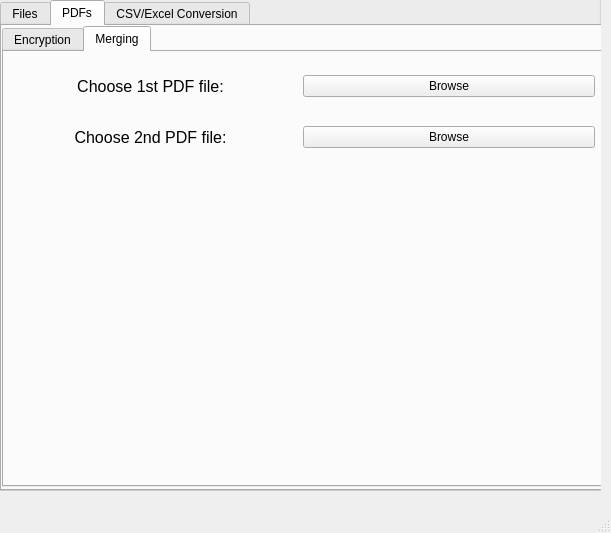
<?xml version="1.0" encoding="UTF-8"?>
<ui version="4.0">
 <class>MainWindow</class>
 <widget class="QMainWindow" name="MainWindow">
  <property name="geometry">
   <rect>
    <x>0</x>
    <y>0</y>
    <width>611</width>
    <height>533</height>
   </rect>
  </property>
  <property name="windowTitle">
   <string>Office Helper</string>
  </property>
  <property name="windowIcon">
   <iconset>
    <normaloff>icon.png</normaloff>icon.png</iconset>
  </property>
  <widget class="QWidget" name="centralwidget">
   <widget class="QGroupBox" name="groupBox">
    <property name="geometry">
     <rect>
      <x>-50</x>
      <y>-70</y>
      <width>651</width>
      <height>561</height>
     </rect>
    </property>
    <property name="font">
     <font>
      <family>Yu Gothic UI</family>
     </font>
    </property>
    <property name="title">
     <string>GroupBox</string>
    </property>
    <widget class="QTabWidget" name="tabWidget">
     <property name="geometry">
      <rect>
       <x>50</x>
       <y>70</y>
       <width>611</width>
       <height>491</height>
      </rect>
     </property>
     <property name="currentIndex">
      <number>1</number>
     </property>
     <widget class="QWidget" name="tab">
      <attribute name="title">
       <string>Files</string>
      </attribute>
      <widget class="QTabWidget" name="tabWidget_2">
       <property name="geometry">
        <rect>
         <x>0</x>
         <y>0</y>
         <width>891</width>
         <height>461</height>
        </rect>
       </property>
       <property name="sizePolicy">
        <sizepolicy hsizetype="Preferred" vsizetype="Preferred">
         <horstretch>0</horstretch>
         <verstretch>0</verstretch>
        </sizepolicy>
       </property>
       <property name="font">
        <font>
         <family>Yu Gothic UI</family>
         <kerning>true</kerning>
        </font>
       </property>
       <property name="cursor">
        <cursorShape>ArrowCursor</cursorShape>
       </property>
       <property name="currentIndex">
        <number>1</number>
       </property>
       <widget class="QWidget" name="tab_4">
        <property name="autoFillBackground">
         <bool>false</bool>
        </property>
        <attribute name="title">
         <string>Regex Search</string>
        </attribute>
        <widget class="QWidget" name="gridLayoutWidget">
         <property name="geometry">
          <rect>
           <x>10</x>
           <y>10</y>
           <width>576</width>
           <height>141</height>
          </rect>
         </property>
         <layout class="QGridLayout" name="gridLayout">
          <property name="sizeConstraint">
           <enum>QLayout::SetNoConstraint</enum>
          </property>
          <item row="0" column="1" colspan="2">
           <widget class="QTextEdit" name="regexInput">
            <property name="sizePolicy">
             <sizepolicy hsizetype="Expanding" vsizetype="Expanding">
              <horstretch>0</horstretch>
              <verstretch>0</verstretch>
             </sizepolicy>
            </property>
            <property name="font">
             <font>
              <family>Yu Gothic UI</family>
              <pointsize>10</pointsize>
              <weight>50</weight>
              <bold>false</bold>
              <kerning>true</kerning>
             </font>
            </property>
            <property name="cursor" stdset="0">
             <cursorShape>ArrowCursor</cursorShape>
            </property>
           </widget>
          </item>
          <item row="2" column="2">
           <widget class="QPushButton" name="directoryButton">
            <property name="text">
             <string>Directory</string>
            </property>
           </widget>
          </item>
          <item row="4" column="0">
           <widget class="QLabel" name="label_3">
            <property name="font">
             <font>
              <family>Yu Gothic UI</family>
              <pointsize>12</pointsize>
              <kerning>true</kerning>
             </font>
            </property>
            <property name="text">
             <string>Choose the file types to search:</string>
            </property>
            <property name="alignment">
             <set>Qt::AlignCenter</set>
            </property>
           </widget>
          </item>
          <item row="0" column="0">
           <widget class="QLabel" name="label">
            <property name="font">
             <font>
              <family>Yu Gothic UI</family>
              <pointsize>12</pointsize>
              <kerning>true</kerning>
             </font>
            </property>
            <property name="text">
             <string>Type a regex you want to search for:</string>
            </property>
            <property name="alignment">
             <set>Qt::AlignCenter</set>
            </property>
           </widget>
          </item>
          <item row="2" column="0">
           <widget class="QLabel" name="label_2">
            <property name="font">
             <font>
              <family>Yu Gothic UI</family>
              <pointsize>12</pointsize>
              <kerning>true</kerning>
             </font>
            </property>
            <property name="text">
             <string>Choose a file or directory to search:</string>
            </property>
            <property name="alignment">
             <set>Qt::AlignCenter</set>
            </property>
           </widget>
          </item>
          <item row="2" column="1">
           <widget class="QPushButton" name="fileButton">
            <property name="text">
             <string>File</string>
            </property>
           </widget>
          </item>
          <item row="4" column="1">
           <layout class="QFormLayout" name="formLayout">
            <item row="0" column="0">
             <widget class="QCheckBox" name="pdfCheck">
              <property name="text">
               <string>.pdf</string>
              </property>
             </widget>
            </item>
            <item row="1" column="0">
             <widget class="QCheckBox" name="docxCheck">
              <property name="text">
               <string>.docx</string>
              </property>
             </widget>
            </item>
            <item row="1" column="1">
             <widget class="QCheckBox" name="txtCheck">
              <property name="text">
               <string>.txt</string>
              </property>
             </widget>
            </item>
            <item row="0" column="1">
             <widget class="QCheckBox" name="docCheck">
              <property name="text">
               <string>.doc</string>
              </property>
             </widget>
            </item>
           </layout>
          </item>
         </layout>
        </widget>
        <widget class="QLabel" name="label_4">
         <property name="geometry">
          <rect>
           <x>10</x>
           <y>220</y>
           <width>581</width>
           <height>41</height>
          </rect>
         </property>
         <property name="font">
          <font>
           <family>Yu Gothic UI</family>
           <pointsize>13</pointsize>
           <underline>true</underline>
           <kerning>true</kerning>
          </font>
         </property>
         <property name="text">
          <string>Your matches in:</string>
         </property>
        </widget>
        <widget class="QTableWidget" name="regexTable">
         <property name="geometry">
          <rect>
           <x>10</x>
           <y>270</y>
           <width>581</width>
           <height>151</height>
          </rect>
         </property>
         <column>
          <property name="text">
           <string>Text</string>
          </property>
         </column>
         <column>
          <property name="text">
           <string>File</string>
          </property>
         </column>
         <column>
          <property name="text">
           <string>Line/Page</string>
          </property>
         </column>
        </widget>
        <widget class="QPushButton" name="searchButton">
         <property name="geometry">
          <rect>
           <x>170</x>
           <y>160</y>
           <width>161</width>
           <height>51</height>
          </rect>
         </property>
         <property name="font">
          <font>
           <family>Yu Gothic UI</family>
           <pointsize>12</pointsize>
           <kerning>true</kerning>
          </font>
         </property>
         <property name="text">
          <string>Search</string>
         </property>
        </widget>
        <widget class="QPushButton" name="regexExportButton">
         <property name="geometry">
          <rect>
           <x>340</x>
           <y>170</y>
           <width>131</width>
           <height>31</height>
          </rect>
         </property>
         <property name="text">
          <string>Export results to txt</string>
         </property>
        </widget>
       </widget>
       <widget class="QWidget" name="tab_5">
        <attribute name="title">
         <string>Cleanup</string>
        </attribute>
        <widget class="QWidget" name="gridLayoutWidget_2">
         <property name="geometry">
          <rect>
           <x>0</x>
           <y>10</y>
           <width>591</width>
           <height>210</height>
          </rect>
         </property>
         <layout class="QGridLayout" name="gridLayout_2">
          <item row="3" column="0">
           <widget class="QLabel" name="label_6">
            <property name="font">
             <font>
              <family>Yu Gothic UI</family>
              <pointsize>12</pointsize>
              <kerning>true</kerning>
             </font>
            </property>
            <property name="text">
             <string>Select extensions to delete:</string>
            </property>
            <property name="alignment">
             <set>Qt::AlignCenter</set>
            </property>
           </widget>
          </item>
          <item row="1" column="1">
           <widget class="QPushButton" name="cleanupDirectoryButton">
            <property name="text">
             <string>Directory</string>
            </property>
           </widget>
          </item>
          <item row="1" column="0">
           <widget class="QLabel" name="label_5">
            <property name="font">
             <font>
              <family>Yu Gothic UI</family>
              <pointsize>12</pointsize>
              <kerning>true</kerning>
             </font>
            </property>
            <property name="text">
             <string>Choose a directory to clean up:</string>
            </property>
            <property name="alignment">
             <set>Qt::AlignCenter</set>
            </property>
           </widget>
          </item>
          <item row="3" column="1">
           <layout class="QGridLayout" name="gridLayout_4">
            <item row="0" column="0">
             <widget class="QCheckBox" name="checkBox">
              <property name="text">
               <string>.docx</string>
              </property>
             </widget>
            </item>
            <item row="1" column="0">
             <widget class="QCheckBox" name="checkBox_3">
              <property name="text">
               <string>.pptx</string>
              </property>
             </widget>
            </item>
            <item row="2" column="0">
             <widget class="QCheckBox" name="checkBox_2">
              <property name="text">
               <string>.png</string>
              </property>
             </widget>
            </item>
            <item row="1" column="1">
             <widget class="QCheckBox" name="checkBox_4">
              <property name="text">
               <string>.xlsx</string>
              </property>
             </widget>
            </item>
            <item row="0" column="1">
             <widget class="QCheckBox" name="checkBox_5">
              <property name="text">
               <string>.pdf</string>
              </property>
             </widget>
            </item>
            <item row="2" column="1">
             <widget class="QCheckBox" name="checkBox_6">
              <property name="text">
               <string>.jpg</string>
              </property>
             </widget>
            </item>
           </layout>
          </item>
          <item row="4" column="0">
           <widget class="QLabel" name="label_7">
            <property name="font">
             <font>
              <pointsize>12</pointsize>
             </font>
            </property>
            <property name="text">
             <string>Other extensions to delete (separated by commas)</string>
            </property>
           </widget>
          </item>
          <item row="4" column="1">
           <widget class="QTextEdit" name="textEdit"/>
          </item>
         </layout>
        </widget>
        <widget class="QLabel" name="label_8">
         <property name="geometry">
          <rect>
           <x>20</x>
           <y>270</y>
           <width>581</width>
           <height>41</height>
          </rect>
         </property>
         <property name="font">
          <font>
           <family>Yu Gothic UI</family>
           <pointsize>13</pointsize>
           <underline>true</underline>
           <kerning>true</kerning>
          </font>
         </property>
         <property name="text">
          <string>Deleting files in:</string>
         </property>
        </widget>
        <widget class="QTableWidget" name="tableWidget_2">
         <property name="geometry">
          <rect>
           <x>20</x>
           <y>320</y>
           <width>571</width>
           <height>101</height>
          </rect>
         </property>
         <column>
          <property name="text">
           <string>File</string>
          </property>
         </column>
        </widget>
        <widget class="QPushButton" name="pushButton_4">
         <property name="geometry">
          <rect>
           <x>340</x>
           <y>230</y>
           <width>111</width>
           <height>31</height>
          </rect>
         </property>
         <property name="text">
          <string>Export log to txt</string>
         </property>
        </widget>
        <widget class="QPushButton" name="pushButton_5">
         <property name="geometry">
          <rect>
           <x>200</x>
           <y>220</y>
           <width>111</width>
           <height>51</height>
          </rect>
         </property>
         <property name="font">
          <font>
           <pointsize>12</pointsize>
          </font>
         </property>
         <property name="text">
          <string>Delete</string>
         </property>
        </widget>
       </widget>
      </widget>
     </widget>
     <widget class="QWidget" name="tab_2">
      <attribute name="title">
       <string>PDFs</string>
      </attribute>
      <widget class="QTabWidget" name="tabWidget_3">
       <property name="geometry">
        <rect>
         <x>0</x>
         <y>0</y>
         <width>601</width>
         <height>461</height>
        </rect>
       </property>
       <property name="currentIndex">
        <number>1</number>
       </property>
       <widget class="QWidget" name="tab_6">
        <attribute name="title">
         <string>Encryption</string>
        </attribute>
        <widget class="QWidget" name="gridLayoutWidget_4">
         <property name="geometry">
          <rect>
           <x>0</x>
           <y>10</y>
           <width>591</width>
           <height>191</height>
          </rect>
         </property>
         <layout class="QGridLayout" name="gridLayout_5">
          <item row="2" column="0">
           <widget class="QLabel" name="label_11">
            <property name="font">
             <font>
              <family>Yu Gothic UI</family>
              <pointsize>12</pointsize>
              <kerning>true</kerning>
             </font>
            </property>
            <property name="text">
             <string>Enter owner password:</string>
            </property>
            <property name="alignment">
             <set>Qt::AlignCenter</set>
            </property>
           </widget>
          </item>
          <item row="0" column="1">
           <widget class="QPushButton" name="cleanupDirectoryButton_2">
            <property name="text">
             <string>Browse</string>
            </property>
           </widget>
          </item>
          <item row="1" column="0">
           <widget class="QLabel" name="label_10">
            <property name="font">
             <font>
              <family>Yu Gothic UI</family>
              <pointsize>12</pointsize>
              <kerning>true</kerning>
             </font>
            </property>
            <property name="text">
             <string>Enter user password:</string>
            </property>
            <property name="alignment">
             <set>Qt::AlignCenter</set>
            </property>
           </widget>
          </item>
          <item row="0" column="0">
           <widget class="QLabel" name="label_9">
            <property name="font">
             <font>
              <family>Yu Gothic UI</family>
              <pointsize>12</pointsize>
              <kerning>true</kerning>
             </font>
            </property>
            <property name="text">
             <string>Choose a pdf file:</string>
            </property>
            <property name="alignment">
             <set>Qt::AlignCenter</set>
            </property>
           </widget>
          </item>
          <item row="3" column="0">
           <widget class="QLabel" name="label_12">
            <property name="font">
             <font>
              <family>Yu Gothic UI</family>
              <pointsize>12</pointsize>
              <kerning>true</kerning>
             </font>
            </property>
            <property name="text">
             <string>Encryption bits:</string>
            </property>
            <property name="alignment">
             <set>Qt::AlignCenter</set>
            </property>
           </widget>
          </item>
          <item row="1" column="1">
           <widget class="QTextEdit" name="textEdit_2"/>
          </item>
          <item row="2" column="1">
           <widget class="QTextEdit" name="textEdit_3"/>
          </item>
          <item row="3" column="1">
           <widget class="QGroupBox" name="groupBox_2">
            <property name="title">
             <string/>
            </property>
            <widget class="QCheckBox" name="checkBox_7">
             <property name="geometry">
              <rect>
               <x>60</x>
               <y>0</y>
               <width>81</width>
               <height>20</height>
              </rect>
             </property>
             <property name="text">
              <string>40</string>
             </property>
            </widget>
            <widget class="QCheckBox" name="checkBox_8">
             <property name="geometry">
              <rect>
               <x>210</x>
               <y>0</y>
               <width>81</width>
               <height>20</height>
              </rect>
             </property>
             <property name="text">
              <string>128</string>
             </property>
            </widget>
           </widget>
          </item>
         </layout>
        </widget>
        <widget class="QLabel" name="label_13">
         <property name="geometry">
          <rect>
           <x>0</x>
           <y>210</y>
           <width>581</width>
           <height>41</height>
          </rect>
         </property>
         <property name="font">
          <font>
           <family>Yu Gothic UI</family>
           <pointsize>13</pointsize>
           <underline>true</underline>
           <kerning>true</kerning>
          </font>
         </property>
         <property name="text">
          <string>Encrypting PDF:</string>
         </property>
        </widget>
        <widget class="QLabel" name="label_14">
         <property name="enabled">
          <bool>true</bool>
         </property>
         <property name="geometry">
          <rect>
           <x>0</x>
           <y>310</y>
           <width>581</width>
           <height>41</height>
          </rect>
         </property>
         <property name="font">
          <font>
           <family>Yu Gothic UI</family>
           <pointsize>13</pointsize>
           <underline>false</underline>
           <kerning>true</kerning>
          </font>
         </property>
         <property name="text">
          <string>Encryption complete!</string>
         </property>
        </widget>
        <widget class="QLabel" name="label_15">
         <property name="enabled">
          <bool>true</bool>
         </property>
         <property name="geometry">
          <rect>
           <x>210</x>
           <y>310</y>
           <width>41</width>
           <height>41</height>
          </rect>
         </property>
         <property name="text">
          <string/>
         </property>
         <property name="pixmap">
          <pixmap>check.png</pixmap>
         </property>
         <property name="scaledContents">
          <bool>true</bool>
         </property>
        </widget>
        <widget class="QPushButton" name="pushButton_6">
         <property name="geometry">
          <rect>
           <x>10</x>
           <y>250</y>
           <width>111</width>
           <height>51</height>
          </rect>
         </property>
         <property name="font">
          <font>
           <pointsize>12</pointsize>
          </font>
         </property>
         <property name="text">
          <string>Encrypt</string>
         </property>
        </widget>
       </widget>
       <widget class="QWidget" name="tab_7">
        <attribute name="title">
         <string>Merging</string>
        </attribute>
        <widget class="QWidget" name="gridLayoutWidget_5">
         <property name="geometry">
          <rect>
           <x>0</x>
           <y>0</y>
           <width>591</width>
           <height>121</height>
          </rect>
         </property>
         <layout class="QGridLayout" name="gridLayout_6">
          <item row="1" column="0">
           <widget class="QLabel" name="label_17">
            <property name="font">
             <font>
              <family>Yu Gothic UI</family>
              <pointsize>12</pointsize>
              <kerning>true</kerning>
             </font>
            </property>
            <property name="text">
             <string>Choose 2nd PDF file:</string>
            </property>
            <property name="alignment">
             <set>Qt::AlignCenter</set>
            </property>
           </widget>
          </item>
          <item row="0" column="0">
           <widget class="QLabel" name="label_18">
            <property name="font">
             <font>
              <family>Yu Gothic UI</family>
              <pointsize>12</pointsize>
              <kerning>true</kerning>
             </font>
            </property>
            <property name="text">
             <string>Choose 1st PDF file:</string>
            </property>
            <property name="alignment">
             <set>Qt::AlignCenter</set>
            </property>
           </widget>
          </item>
          <item row="1" column="2">
           <widget class="QPushButton" name="cleanupDirectoryButton_4">
            <property name="text">
             <string>Browse</string>
            </property>
           </widget>
          </item>
          <item row="0" column="2">
           <widget class="QPushButton" name="cleanupDirectoryButton_3">
            <property name="text">
             <string>Browse</string>
            </property>
           </widget>
          </item>
         </layout>
        </widget>
       </widget>
      </widget>
     </widget>
     <widget class="QWidget" name="tab_3">
      <attribute name="title">
       <string>CSV/Excel Conversion</string>
      </attribute>
     </widget>
    </widget>
   </widget>
  </widget>
  <widget class="QMenuBar" name="menubar">
   <property name="geometry">
    <rect>
     <x>0</x>
     <y>0</y>
     <width>611</width>
     <height>26</height>
    </rect>
   </property>
  </widget>
  <widget class="QStatusBar" name="statusbar"/>
 </widget>
 <resources/>
 <connections/>
</ui>
